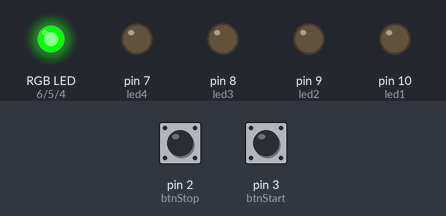
Bench run of a program on a simulated Arduino Uno, built with avr-gcc and run on an emulated ATmega328P. On the bench: an RGB LED mixed from three pins (HIGH = lit), output pins drawn as LEDs (lit = HIGH). Dashed ring = blinking. The test bench sets the inputs (shaded band); at power-on: pin 3 (btnStart) HIGH, pin 2 (btnStop) HIGH.

Above: at 1.2 s.
1.3 s: pin 3 (btnStart) pulled LOW for 0.15 s
At 2.2 s:
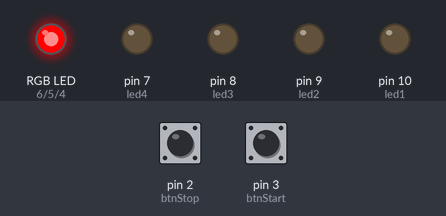
4.4 s: pin 2 (btnStop) pulled LOW for 1 s
At 5.7 s:
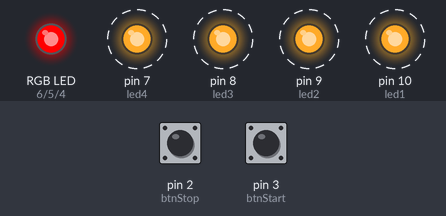
8.4 s: pin 3 (btnStart) pulled LOW for 1 s
At 12.2 s:
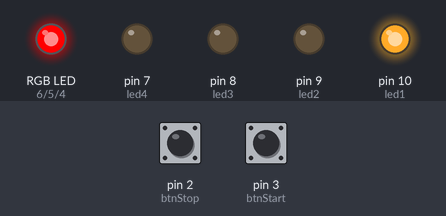
12.4 s: pin 2 (btnStop) pulled LOW for 3.2 s
At 14.7 s:
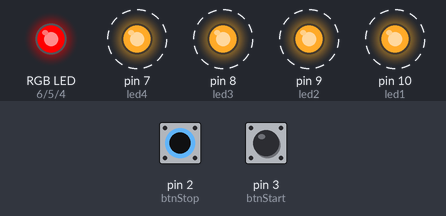
17.8 s: pin 3 (btnStart) pulled LOW for 0.15 s
At 24.7 s:
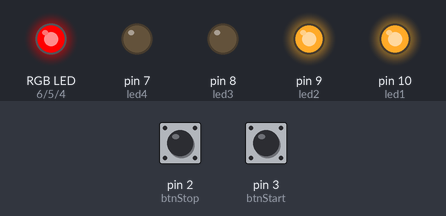
Timing chart, 0 to 24.9 s (numbered marks = the images above; inputs shaded):
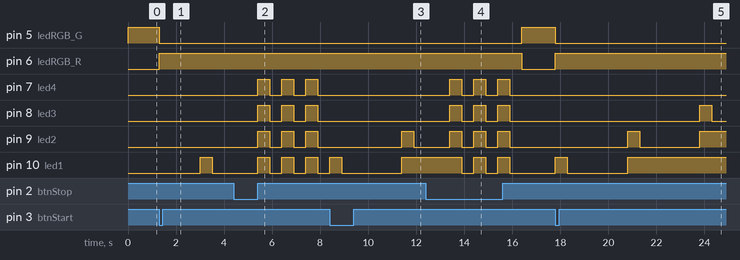

Measured:
- after the input at 1.3 s, pin 5 (ledRGB_G): HIGH → LOW at once; pin 6 (ledRGB_R): LOW → HIGH at once; pin 10 (led1): LOW → HIGH after 1.7 s, → LOW 0.50 s later
- after the input at 4.4 s, pin 7 (led4), pin 8 (led3): alternates HIGH for 0.50 s and LOW for 0.50 s, starting after 1.0 s
- after the input at 8.4 s, pin 9 (led2): LOW → HIGH after 3.0 s, → LOW 0.50 s later; pin 10 (led1): LOW → HIGH at once, → LOW 0.50 s later, → HIGH 2.5 s later
- after the input at 12.4 s, pin 5 (ledRGB_G): LOW → HIGH after 4.0 s; pin 6 (ledRGB_R): HIGH → LOW after 4.0 s; pin 10 (led1): alternates HIGH for 0.50 s and LOW for 0.50 s, 5 changes in all, then stays LOW, starting after 1.5 s
- after the input at 17.8 s, pin 5 (ledRGB_G): HIGH → LOW at once; pin 6 (ledRGB_R): LOW → HIGH at once; pin 8 (led3): LOW → HIGH after 6.0 s, → LOW 0.50 s later; pin 9 (led2): LOW → HIGH after 3.0 s, → LOW 0.50 s later, → HIGH 2.5 s later; pin 10 (led1): LOW → HIGH at once, → LOW 0.50 s later, → HIGH 2.5 s later
- by itself, pin 9 (led2): alternates HIGH for 0.50 s and LOW for 0.50 s

The program:

main.cpp
```cpp
#include <Arduino.h>
// Definirea pinilor
const int ledRGB_R = 6;
const int ledRGB_G = 5;
const int ledRGB_B = 4;
const int led1 = 10;
const int led2 = 9;
const int led3 = 8;
const int led4 = 7;
const int btnStart = 3;
const int btnStop = 2;

bool charging = false;
unsigned long previousMillis = 0;
int currentStep = 0;
bool stopPressed = false;

// Prototipurile functiilor
void startCharging();
void stopCharging();
void updateChargingProgress();
void finishCharging();
void resetProgress();
void blinkLed(int ledPin);
void blinkAllLeds(int times);

void setup() {
  pinMode(ledRGB_R, OUTPUT);
  pinMode(ledRGB_G, OUTPUT);
  pinMode(ledRGB_B, OUTPUT);
  pinMode(led1, OUTPUT);
  pinMode(led2, OUTPUT);
  pinMode(led3, OUTPUT);
  pinMode(led4, OUTPUT);
  pinMode(btnStart, INPUT_PULLUP);
  pinMode(btnStop, INPUT_PULLUP);

  // Initial, statia este libera (LED-ul verde aprins)
  digitalWrite(ledRGB_R, LOW);
  digitalWrite(ledRGB_G, HIGH);
  digitalWrite(ledRGB_B, LOW);

  // Toate LED-urile de progres sunt stinse
  digitalWrite(led1, LOW);
  digitalWrite(led2, LOW);
  digitalWrite(led3, LOW);
  digitalWrite(led4, LOW);
}

void loop() {
  if (!charging) {
    // Butonul de start initiaza incarcarea
    if (digitalRead(btnStart) == LOW) {
      startCharging();
    }
  } else {
    // Daca suntem in procesul de incarcare, verificam progresul
    unsigned long currentMillis = millis();
    if (currentMillis - previousMillis >= 3000) {
      previousMillis = currentMillis;
      updateChargingProgress();
    }

    // Verificam daca butonul de stop este apasat lung doar in timpul incarcarii
    if (digitalRead(btnStop) == LOW) {
      unsigned long stopPressTime = millis();
      while (digitalRead(btnStop) == LOW) {
        if (millis() - stopPressTime >= 1000) {
          stopCharging();
          break;
        }
      }
    }
  }
}

void startCharging() {
  // Schimbam starea statiei la ocupat (LED-ul rosu aprins)
  charging = true;
  currentStep = 0;
  digitalWrite(ledRGB_R, HIGH);
  digitalWrite(ledRGB_G, LOW);
}

void stopCharging() {
  charging = false;
  // Semnalizam oprirea prin clipirea LED-urilor de progres
  blinkAllLeds(3);
  // Resetam statia la libera (LED-ul verde aprins)
  digitalWrite(ledRGB_R, LOW);
  digitalWrite(ledRGB_G, HIGH);
  resetProgress();
}

void updateChargingProgress() {
  switch (currentStep) {
    case 0:
      // LED 1 clipeste
      blinkLed(led1);
      break;
    case 1:
      digitalWrite(led1, HIGH);
      blinkLed(led2);
      break;
    case 2:
      digitalWrite(led2, HIGH);
      blinkLed(led3);
      break;
    case 3:
      digitalWrite(led3, HIGH);
      blinkLed(led4);
      break;
    case 4:
      digitalWrite(led4, HIGH);
      finishCharging();
      break;
  }
  currentStep++;
}

void finishCharging() {
  // Clipim toate LED-urile de 3 ori pentru a semnala finalizarea
  blinkAllLeds(3);
  // Resetam statia la libera
  charging = false;
  digitalWrite(ledRGB_R, LOW);
  digitalWrite(ledRGB_G, HIGH);
  resetProgress();
}

void resetProgress() {
  // Oprirea LED-urilor de progres
  digitalWrite(led1, LOW);
  digitalWrite(led2, LOW);
  digitalWrite(led3, LOW);
  digitalWrite(led4, LOW);
}

void blinkLed(int ledPin) {
  digitalWrite(ledPin, HIGH);
  delay(500);
  digitalWrite(ledPin, LOW);
  delay(500);
}

void blinkAllLeds(int times) {
  for (int i = 0; i < times; i++) {
    digitalWrite(led1, HIGH);
    digitalWrite(led2, HIGH);
    digitalWrite(led3, HIGH);
    digitalWrite(led4, HIGH);
    delay(500);
    digitalWrite(led1, LOW);
    digitalWrite(led2, LOW);
    digitalWrite(led3, LOW);
    digitalWrite(led4, LOW);
    delay(500);
  }
}
```
